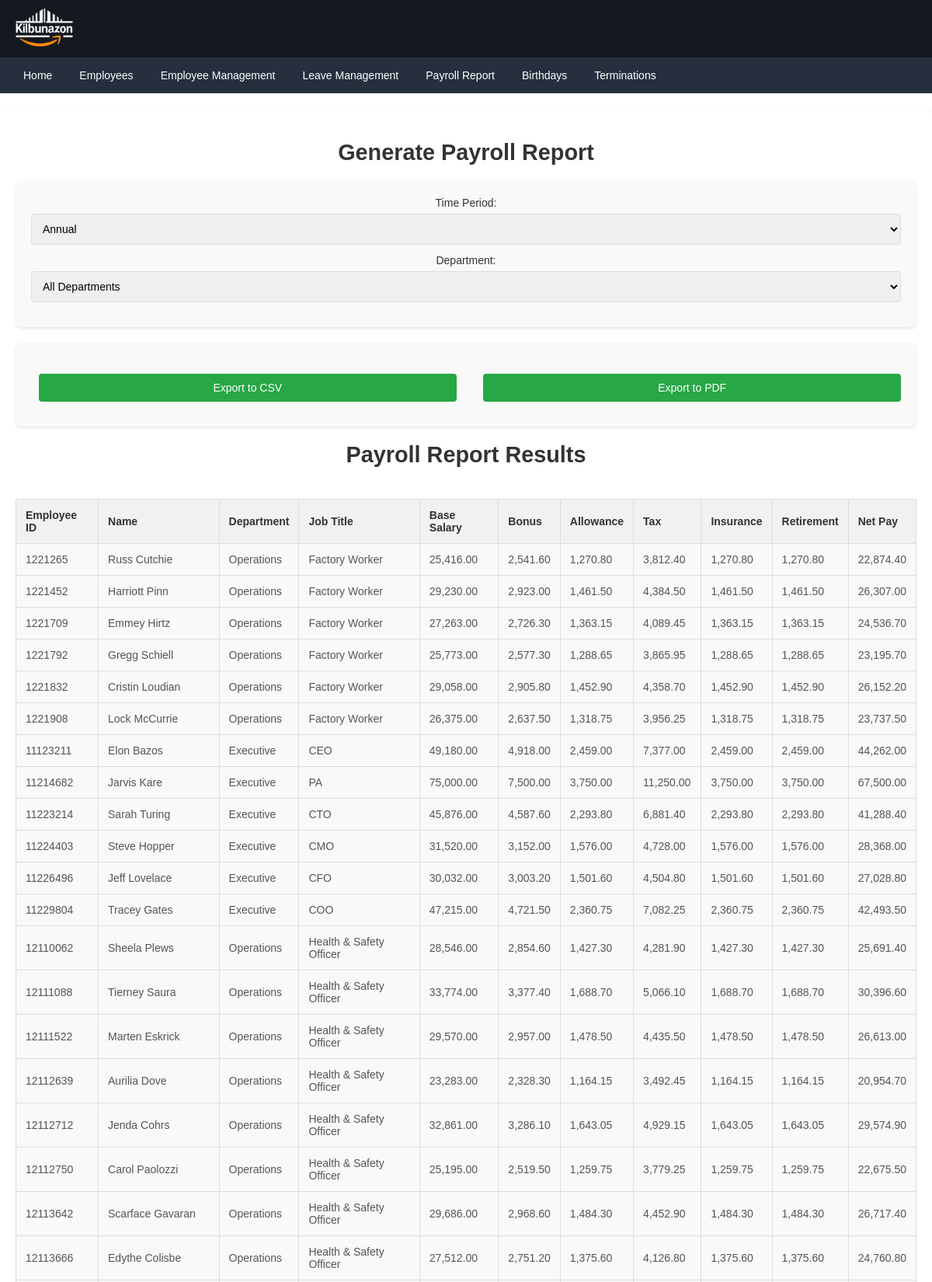
Screenshot of /payroll_report.php (signed in, upper part) with the database file from the repository.
### tables this page shows
CREATE TABLE `Payroll` (
  `employee_id` int(11) NOT NULL,
  `base_salary` decimal(10,2) NOT NULL,
  `bonus` decimal(10,2) DEFAULT 0.00,
  `allowance` decimal(10,2) DEFAULT 0.00,
  `tax` decimal(10,2) DEFAULT 0.00,
  `insurance` decimal(10,2) DEFAULT 0.00,
  `retirement` decimal(10,2) DEFAULT 0.00,
  `net_pay` decimal(10,2) GENERATED ALWAYS AS (`base_salary` + `bonus` + `allowance` - (`tax` + `insurance` + `retirement`)) STORED
);

CREATE TABLE `Employee` (
  `id` int(11) NOT NULL,
  `name` varchar(100) NOT NULL,
  `position_id` int(11) NOT NULL,
  `email` varchar(100) NOT NULL,
  `dob` date NOT NULL,
  `office_id` int(11) NOT NULL,
  `address_id` int(11) NOT NULL,
  `hired_date` date NOT NULL DEFAULT curdate(),
  `contract` varchar(50) NOT NULL DEFAULT 'Full-Time',
  `nin` varchar(9) NOT NULL,
  `employment_history` text DEFAULT NULL
);

CREATE TABLE `Department` (
  `department_id` int(11) NOT NULL,
  `department_name` varchar(100) NOT NULL,
  `description` text DEFAULT NULL,
  `manager_id` int(11) DEFAULT NULL
);

CREATE TABLE `Position` (
  `position_id` int(11) NOT NULL,
  `department_id` int(11) NOT NULL,
  `position_name` varchar(100) NOT NULL,
  `min_salary` decimal(10,2) DEFAULT NULL,
  `max_salary` decimal(10,2) DEFAULT NULL,
  `bonus` decimal(10,2) DEFAULT NULL,
  `is_executive` tinyint(1) NOT NULL DEFAULT 0
);

### payroll_report.php (the view, shortened to what this page needs)
<?php
require_once 'db_connection.php';
function calculatePayrollValues($base_salary) {
    $bonus = $base_salary * 0.10;
    $allowance = $base_salary * 0.05;
    $tax = $base_salary * 0.15;
    $insurance = $base_salary * 0.05;
    $retirement = $base_salary * 0.05;
    return [
        'bonus' => $bonus,
        'allowance' => $allowance,
        'tax' => $tax,
        'insurance' => $insurance,
        'retirement' => $retirement
    ];
}
$sql = "SELECT * FROM Payroll";
$stmt = $conn->query($sql);
$employees = $stmt->fetchAll(PDO::FETCH_ASSOC);
foreach ($employees as $employee) {
    $employee_id = $employee['employee_id'];
    $base_salary = $employee['base_salary'];
    $payroll_data = calculatePayrollValues($base_salary);
    $update_sql = "UPDATE Payroll
                   SET bonus = :bonus,
                       allowance = :allowance,
                       tax = :tax,
                       insurance = :insurance,
                       retirement = :retirement
                   WHERE employee_id = :employee_id";
    $stmt = $conn->prepare($update_sql);
    $stmt->execute([
        ':bonus' => $payroll_data['bonus'],
        ':allowance' => $payroll_data['allowance'],
        ':tax' => $payroll_data['tax'],
        ':insurance' => $payroll_data['insurance'],
        ':retirement' => $payroll_data['retirement'],
        ':employee_id' => $employee_id
    ]);
}
$period_type = isset($_GET['period_type']) ? $_GET['period_type'] : 'annual';
$department_id = isset($_GET['department']) ? $_GET['department'] : null;
$sql = "SELECT
            e.id AS employee_id,
            e.name,
            d.department_name,
            p.position_name,
            pr.base_salary,
            pr.bonus,
            pr.allowance,
            pr.tax,
            pr.insurance,
            pr.retirement,
            pr.net_pay
        FROM Payroll pr
        LEFT JOIN Employee e ON pr.employee_id = e.id
        LEFT JOIN Position p ON e.position_id = p.position_id
        LEFT JOIN Department d ON p.department_id = d.department_id";
if ($department_id) {
    $sql .= " WHERE d.department_id = :department_id";
    $stmt = $conn->prepare($sql);
    $stmt->execute(['department_id' => $department_id]);
} else {
    $stmt = $conn->prepare($sql);
    $stmt->execute();
}
$payroll_data = $stmt->fetchAll(PDO::FETCH_ASSOC);
?>
<!DOCTYPE html>
<html lang="en">
<head>
    <link rel="stylesheet" href="styles/home.css">
    <link rel="stylesheet" href="styles/payroll.css">
</head>
<body>
    <header class="header">
        <div class="logo-container">
            <a href="home.php" class="logo">
                <img src="images/logo.png" alt="Amazon Logo">
            </a>
        </div>
    </header>
    <nav class="navbar">
        <ul>
            <li><a href="home.php">Home</a></li>
            <li><a href="employees.php">Employees</a></li>
            <li><a href="employee_management.php">Employee Management</a></li>
            <li><a href="leave_management.php">Leave Management</a></li>
            <li><a href="payroll_report.php">Payroll Report</a></li>
            <li><a href="birthdays.php">Birthdays</a></li>
            <li><a href="terminations.php">Terminations</a></li>
        </ul>
    </nav>
    <main>
        <h2>Generate Payroll Report</h2>
        <form method="POST">
            <label for="period_type">Time Period:</label>
            <select name="period_type" id="period_type" onchange="updatePayrollReport()">
                <option value="annual" <?php echo ($period_type == 'annual') ? 'selected' : ''; ?>>Annual</option>
            </select>
            <label for="department">Department:</label>
            <select id="department" onchange="updatePayrollReport()">
                <option value="">All Departments</option>
            </select>
        </form>
        <form method="POST">
            <div class="export-buttons">
                <button type="submit" name="export" value="csv">Export to CSV</button>
                <button type="submit" name="export" value="pdf">Export to PDF</button>
            </div>
        </form>
        <h2>Payroll Report Results</h2>
        <table>
            <thead>
                <tr>
                    <th>Employee ID</th>
                    <th>Name</th>
                    <th>Department</th>
                    <th>Job Title</th>
                    <th>Base Salary</th>
                    <th>Bonus</th>
                    <th>Allowance</th>
                    <th>Tax</th>
                    <th>Insurance</th>
                    <th>Retirement</th>
                    <th>Net Pay</th>
                </tr>
            </thead>
            <tbody id="payroll-table-body">
                <?php if (!empty($payroll_data)) { ?>
                    <?php foreach ($payroll_data as $row) { ?>
                        <tr>
                            <td><?php echo $row['employee_id']; ?></td>
                            <td><?php echo $row['name']; ?></td>
                            <td><?php echo $row['department_name']; ?></td>
                            <td><?php echo $row['position_name']; ?></td>
                            <td><?php echo number_format(is_numeric($row['base_salary']) ? $row['base_salary'] : 0, 2); ?></td>
                            <td><?php echo number_format(is_numeric($row['bonus']) ? $row['bonus'] : 0, 2); ?></td>
                            <td><?php echo number_format(is_numeric($row['allowance']) ? $row['allowance'] : 0, 2); ?></td>
                            <td><?php echo number_format(is_numeric($row['tax']) ? $row['tax'] : 0, 2); ?></td>
                            <td><?php echo number_format(is_numeric($row['insurance']) ? $row['insurance'] : 0, 2); ?></td>
                            <td><?php echo number_format(is_numeric($row['retirement']) ? $row['retirement'] : 0, 2); ?></td>
                            <td><?php echo number_format(is_numeric($row['net_pay']) ? $row['net_pay'] : 0, 2); ?></td>
                        </tr>
                    <?php } ?>
                <?php } else { ?>
                    <tr>
                        <td colspan="11">No payroll data found for the selected department.</td>
                    </tr>
                <?php } ?>
            </tbody>
        </table>
    </main>
</body>
</html>

### styles/home.css (style rules this page uses)
* { margin: 0; padding: 0; box-sizing: border-box; }
:root { --primary-colour: rgb(20, 25, 32); --nav-colour: rgb(37, 47, 61); }
.header { background-color: var(--primary-colour); padding: 10px 20px; display: flex; align-items: center; }
.logo-container { flex: 1; }
.logo img { height: 50px; }
.navbar { background-color: var(--nav-colour); padding: 10px 20px; }
.navbar ul { list-style: none; display: flex; gap: 15px; }
.navbar li { font-family: Arial, sans-serif; font-size: 14px; }
.navbar a { color: #ffffff; text-decoration: none; padding: 5px 10px; border-radius: 3px; display: inline-block; transition: background-color 0.3s ease, box-shadow 0.3s ease; }
main { padding: 20px; text-align: center; font-family: Arial, sans-serif; font-size: 18px; }

### styles/payroll.css (style rules this page uses)
main { padding: 40px 20px; max-width: 1200px; margin: 20px auto; background-color: #fff; box-shadow: 0 2px 5px rgba(0, 0, 0, 0.1); border-radius: 8px; }
h2 { font-size: 1.8rem; color: #333; font-weight: bold; margin-bottom: 20px; }
form { background-color: #f9f9f9; padding: 20px; border-radius: 8px; margin-bottom: 20px; box-shadow: 0 2px 4px rgba(0, 0, 0, 0.1); }
form label { display: block; font-size: 14px; margin-bottom: 6px; color: #333; }
form select, form button { width: 100%; padding: 10px; margin-bottom: 12px; border: 1px solid #ddd; border-radius: 4px; font-size: 14px; }
form button { background-color: #28a745; color: white; cursor: pointer; transition: background-color 0.3s ease; }
form .export-buttons { display: flex; justify-content: space-between; }
form .export-buttons button { width: 48%; background-color: #28a745; color: white; transition: background-color 0.3s ease; }
table { width: 100%; border-collapse: collapse; margin-top: 40px; background-color: #f9f9f9; }
table th, table td { padding: 12px; text-align: left; border: 1px solid #ddd; font-size: 14px; }
table th { background-color: #f1f1f1; color: #333; font-weight: bold; }
table td { color: #555; }
table tr:nth-child(even) { background-color: #f9f9f9; }
.export-buttons { text-align: right; margin-top: 20px; }
.export-buttons button { padding: 10px 20px; background-color: #00aaff; color: white; border: none; border-radius: 4px; font-size: 14px; cursor: pointer; margin-left: 10px; transition: background-color 0.3s ease; display: inline-block; }

### rows the page displays
payroll: employee_id "1221265", employee_id.name "Russ Cutchie", department.department_name "Operations", position.position_name "Factory Worker", base_salary "25,416.00", bonus "2,541.60", allowance "1,270.80", tax "3,812.40", insurance "1,270.80", retirement "1,270.80", net_pay "22,874.40"
payroll: employee_id "1221452", employee_id.name "Harriott Pinn", department.department_name "Operations", position.position_name "Factory Worker", base_salary "29,230.00", bonus "2,923.00", allowance "1,461.50", tax "4,384.50", insurance "1,461.50", retirement "1,461.50", net_pay "26,307.00"
payroll: employee_id "1221709", employee_id.name "Emmey Hirtz", department.department_name "Operations", position.position_name "Factory Worker", base_salary "27,263.00", bonus "2,726.30", allowance "1,363.15", tax "4,089.45", insurance "1,363.15", retirement "1,363.15", net_pay "24,536.70"
payroll: employee_id "1221792", employee_id.name "Gregg Schiell", department.department_name "Operations", position.position_name "Factory Worker", base_salary "25,773.00", bonus "2,577.30", allowance "1,288.65", tax "3,865.95", insurance "1,288.65", retirement "1,288.65", net_pay "23,195.70"
payroll: employee_id "1221832", employee_id.name "Cristin Loudian", department.department_name "Operations", position.position_name "Factory Worker", base_salary "29,058.00", bonus "2,905.80", allowance "1,452.90", tax "4,358.70", insurance "1,452.90", retirement "1,452.90", net_pay "26,152.20"
payroll: employee_id "1221908", employee_id.name "Lock McCurrie", department.department_name "Operations", position.position_name "Factory Worker", base_salary "26,375.00", bonus "2,637.50", allowance "1,318.75", tax "3,956.25", insurance "1,318.75", retirement "1,318.75", net_pay "23,737.50"
payroll: employee_id "11123211", employee_id.name "Elon Bazos", department.department_name "Executive", position.position_name "CEO", base_salary "49,180.00", bonus "4,918.00", allowance "2,459.00", tax "7,377.00", insurance "2,459.00", retirement "2,459.00", net_pay "44,262.00"
payroll: employee_id "11214682", employee_id.name "Jarvis Kare", department.department_name "Executive", position.position_name "PA", base_salary "75,000.00", bonus "7,500.00", allowance "3,750.00", tax "11,250.00", insurance "3,750.00", retirement "3,750.00", net_pay "67,500.00"
payroll: employee_id "11223214", employee_id.name "Sarah Turing", department.department_name "Executive", position.position_name "CTO", base_salary "45,876.00", bonus "4,587.60", allowance "2,293.80", tax "6,881.40", insurance "2,293.80", retirement "2,293.80", net_pay "41,288.40"
payroll: employee_id "11224403", employee_id.name "Steve Hopper", department.department_name "Executive", position.position_name "CMO", base_salary "31,520.00", bonus "3,152.00", allowance "1,576.00", tax "4,728.00", insurance "1,576.00", retirement "1,576.00", net_pay "28,368.00"
payroll: employee_id "11226496", employee_id.name "Jeff Lovelace", department.department_name "Executive", position.position_name "CFO", base_salary "30,032.00", bonus "3,003.20", allowance "1,501.60", tax "4,504.80", insurance "1,501.60", retirement "1,501.60", net_pay "27,028.80"
payroll: employee_id "11229804", employee_id.name "Tracey Gates", department.department_name "Executive", position.position_name "COO", base_salary "47,215.00", bonus "4,721.50", allowance "2,360.75", tax "7,082.25", insurance "2,360.75", retirement "2,360.75", net_pay "42,493.50"
payroll: employee_id "12110062", employee_id.name "Sheela Plews", department.department_name "Operations", position.position_name "Health & Safety Officer", base_salary "28,546.00", bonus "2,854.60", allowance "1,427.30", tax "4,281.90", insurance "1,427.30", retirement "1,427.30", net_pay "25,691.40"
payroll: employee_id "12111088", employee_id.name "Tierney Saura", department.department_name "Operations", position.position_name "Health & Safety Officer", base_salary "33,774.00", bonus "3,377.40", allowance "1,688.70", tax "5,066.10", insurance "1,688.70", retirement "1,688.70", net_pay "30,396.60"
payroll: employee_id "12111522", employee_id.name "Marten Eskrick", department.department_name "Operations", position.position_name "Health & Safety Officer", base_salary "29,570.00", bonus "2,957.00", allowance "1,478.50", tax "4,435.50", insurance "1,478.50", retirement "1,478.50", net_pay "26,613.00"
payroll: employee_id "12112639", employee_id.name "Aurilia Dove", department.department_name "Operations", position.position_name "Health & Safety Officer", base_salary "23,283.00", bonus "2,328.30", allowance "1,164.15", tax "3,492.45", insurance "1,164.15", retirement "1,164.15", net_pay "20,954.70"
payroll: employee_id "12112712", employee_id.name "Jenda Cohrs", department.department_name "Operations", position.position_name "Health & Safety Officer", base_salary "32,861.00", bonus "3,286.10", allowance "1,643.05", tax "4,929.15", insurance "1,643.05", retirement "1,643.05", net_pay "29,574.90"
payroll: employee_id "12112750", employee_id.name "Carol Paolozzi", department.department_name "Operations", position.position_name "Health & Safety Officer", base_salary "25,195.00", bonus "2,519.50", allowance "1,259.75", tax "3,779.25", insurance "1,259.75", retirement "1,259.75", net_pay "22,675.50"
payroll: employee_id "12113642", employee_id.name "Scarface Gavaran", department.department_name "Operations", position.position_name "Health & Safety Officer", base_salary "29,686.00", bonus "2,968.60", allowance "1,484.30", tax "4,452.90", insurance "1,484.30", retirement "1,484.30", net_pay "26,717.40"
payroll: employee_id "12113666", employee_id.name "Edythe Colisbe", department.department_name "Operations", position.position_name "Health & Safety Officer", base_salary "27,512.00", bonus "2,751.20", allowance "1,375.60", tax "4,126.80", insurance "1,375.60", retirement "1,375.60", net_pay "24,760.80"
